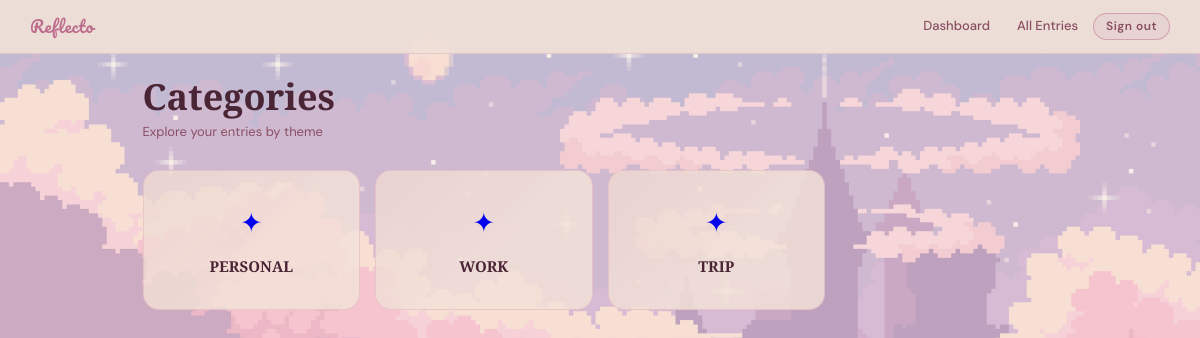
The page /categories/ (signed in) on the database its author committed.
### diary/models.py (models this page shows, shortened)
class Category(models.Model):
    name = models.CharField(max_length=50)

### diary/views.py (the view)
# urls.py: path('categories/', views.categories_view, name='categories'),
@login_required
def categories_view(request):
    categories = Category.objects.all()
    return render(request, 'diary/categories.html', {
        'categories': categories
    })

### diary/templates/diary/categories.html (shortened to what this page needs)
{% extends "diary/base.html" %}
{% block body %}
<nav class="topnav">
  <a href="{% url 'home' %}" class="brand">Reflecto</a>
  <div class="nav-links">
    <a href="{% url 'dashboard' %}" class="nav-link">Dashboard</a>
    <a href="{% url 'view_entries' %}" class="nav-link">All Entries</a>
    <form method="post" action="{% url 'logout' %}" style="display:inline">
      {% csrf_token %}<button type="submit" class="btn btn-ghost btn-sm">Sign out</button>
    </form>
  </div>
</nav>
<div class="main-content">
  <div class="page-heading fade-in">
    <h1>Categories</h1>
    <p class="sub">Explore your entries by theme</p>
  </div>
  <div class="cat-grid fade-in-2">
    {% for cat in categories %}
    <a href="{% url 'category_entries' cat.id %}" class="cat-tile">
      <span class="cat-icon">✦</span>
      <span class="cat-name">{{ cat.name }}</span>
    </a>
    {% empty %}
    <div class="empty-state" style="grid-column:1/-1;">
      <h3>No categories yet</h3>
      <p style="font-family:var(--font-ui); font-size:13px; margin-top:0.5rem;">Categories are managed from the admin panel.</p>
    </div>
    {% endfor %}
  </div>
</div>
{% endblock %}

### diary/templates/diary/categories.html (style rules this page uses)
.cat-grid { display:grid; grid-template-columns:repeat(auto-fill, minmax(180px, 1fr)); gap:1rem; margin-top:0.5rem; }
.cat-tile { background:var(--surface); border:1.5px solid var(--border); border-radius:var(--radius); padding:2rem 1.5rem; text-align:center; text-decoration:none; display:block; backdrop-filter:blur(14px); transition:border-color 0.2s, background 0.2s, transform 0.2s; position:relative; overflow:hidden; }
.cat-tile::before { content:''; position:absolute; inset:0; background:linear-gradient(135deg, rgba(189,108,140,0.07) 0%, transparent 60%); pointer-events:none; }
.cat-icon { font-size:1.8rem; margin-bottom:0.7rem; display:block; }
.cat-name { font-family:var(--font-display); font-size:1rem; font-weight:600; color:var(--text); }

### rows shown on the page
Category: name "PERSONAL"
Category: name "WORK"
Category: name "TRIP"
